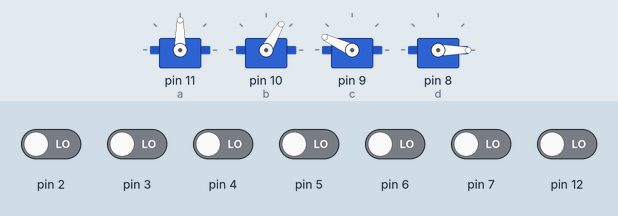
A sketch run on a simulated Arduino Uno, built with avr-gcc and run on an emulated ATmega328P. On the bench: 4 × servo. The inputs (shaded band) are chosen by the test bench; at power-on: pin 2–7, pin 12 LOW.

Above: at 1.2 s.
1.3 s: pin 2 driven HIGH
At 1.8 s:
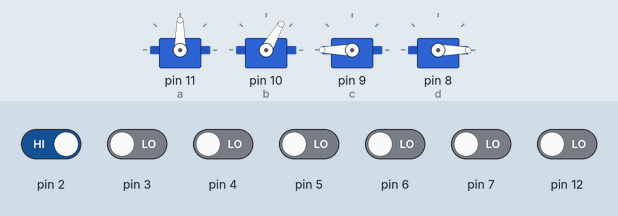
3.0 s: pin 4 driven HIGH
At 5.8 s:
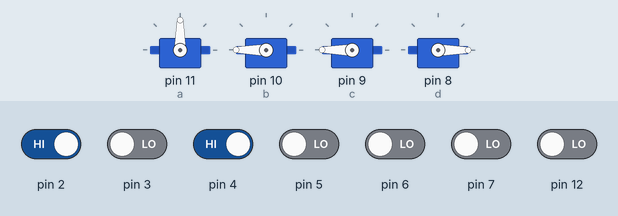
6.0 s: pin 3 driven HIGH
At 6.15 s:
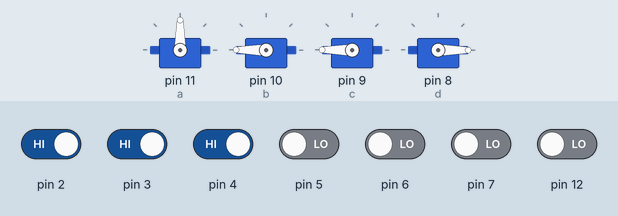
9.0 s: pin 6 driven HIGH
At 9.46 s:
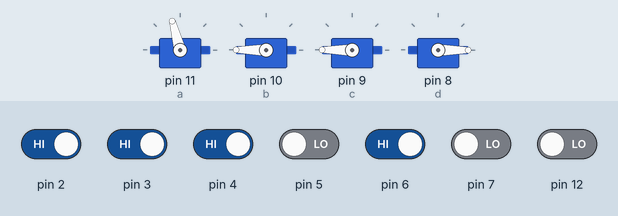
12.0 s: pin 5 driven HIGH
At 12.77 s:
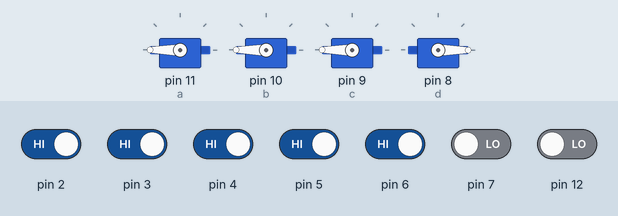
15.0 s: pin 12 driven HIGH
At 15.12 s:
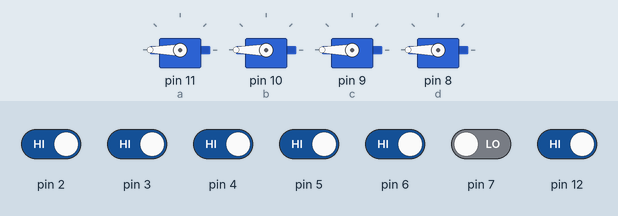
Timing chart, 0 to 19.0 s (numbered marks = the images above; inputs shaded):
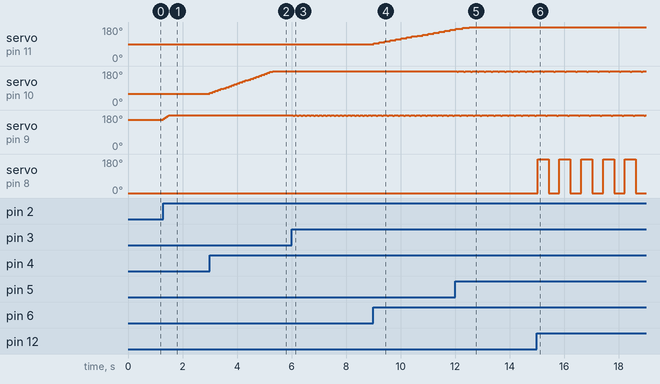

Measured:
- after the input at 1.3 s, servo on pin 9 (c): 155° → 180° at once
- after the input at 3.0 s, servo on pin 10 (b): moves from 60° to 180° over 2.3 s, starting at once
- after the input at 6.0 s, servo on pin 9 (c): alternates 180° for 0.10 s and 175° for 0.05 s, starting after 0.06 s
- after the input at 9.0 s, servo on pin 11 (a): moves from 90° to 165° over 2.8 s, starting at once; servo on pin 9 (c): alternates 180° for 0.15 s and 175° for 0.05 s, starting after 0.11 s
- after the input at 12.0 s, servo on pin 10 (b): alternates 180° for 0.20 s and 175° for 0.05 s, starting after 0.07 s
- after the input at 15.0 s, servo on pin 10 (b): alternates 180° for 0.35 s and 175° for 0.05 s, starting after 0.22 s; servo on pin 9 (c): alternates 180° for 0.35 s and 175° for 0.05 s, starting after 0.32 s; servo on pin 8 (d): alternates 180° for 0.40 s and 0° for 0.40 s, starting at once

The sketch:

robotic_arm.ino
```cpp
//Importing Servo Library for servo motor control
#include <Servo.h>


//Defining Servo Motors
Servo a;
Servo b;
Servo c;
Servo d;


//Storing Positions of Each Servo
int pos = 0;
int servoPos_a = 90;
int servoPos_b = 60;
int servoPos_c = 155;


//Button State variable
int buttonState_a_l;
int buttonState_a_r;

int buttonState_b_l;
int buttonState_b_r;

int buttonState_c_l;
int buttonState_c_r;


void setup() {
  //Attaching Servos to digital pins
  a.attach(11);
  b.attach(10);
  c.attach(9);
  d.attach(8);


  //Attaching buttons to digital pins
  pinMode(2, INPUT);
  pinMode(3, INPUT);
  pinMode(4, INPUT);
  pinMode(5, INPUT);
  pinMode(6, INPUT);
  pinMode(7, INPUT);
  pinMode(12, INPUT);

  //Defining Servos initial position
  a.write(90);
  b.write(60);
  c.write(155);
  d.write(0);
}

void loop() {

  //Getting button state from digital pin
  buttonState_a_l = digitalRead(7);

  //Checking if the button state is high
  if (buttonState_a_l == 1) {
    // variable stroing servo position decreased/increased
    servoPos_a = servoPos_a - 5;

    //if servo position exceeds the max and goes below the min, it'll remain the same
    if (servoPos_a < 0) {
      servoPos_a = 0;
    }

    //writing the position on the servo
    a.write(servoPos_a);
    delay(50);
  }

  buttonState_a_r = digitalRead(6);

  if (buttonState_a_r == 1) {
    servoPos_a = servoPos_a + 5;
    if (servoPos_a > 180) {
      servoPos_a = 180;
    }

    a.write(servoPos_a);
    delay(50);
  }

  buttonState_b_l = digitalRead(5);

  if (buttonState_b_l == 1) {
    servoPos_b = servoPos_b - 5;
    if (servoPos_b < 0) {
      servoPos_b = 0;
    }

    b.write(servoPos_b);
    delay(50);
  }

  buttonState_b_r = digitalRead(4);

  if (buttonState_b_r == 1) {
    servoPos_b = servoPos_b + 5;
    if (servoPos_b > 180) {
      servoPos_b = 180;
    }

    b.write(servoPos_b);
    delay(50);
  }


  buttonState_c_l = digitalRead(3);

  if (buttonState_c_l == 1) {
    servoPos_c = servoPos_c - 5;
    if (servoPos_c < 0) {
      servoPos_c = 0;
    }

    c.write(servoPos_c);
    delay(50);
  }

  buttonState_c_r = digitalRead(2);

  if (buttonState_c_r == 1) {
    servoPos_c = servoPos_c + 5;
    if (servoPos_c > 180) {
      servoPos_c = 180;
    }

    c.write(servoPos_c);
    delay(50);
  }

  //Checking touch sensor
  if (digitalRead(12) == HIGH) {

    //If touch sensor is high and the servo is 180, then it'll be turned to 0 and vica versa
    if (pos == 180) {
      d.write(0);
      pos = 0;
      delay(150);
    } else {
      d.write(180);
      pos = 180;
      delay(150);
    }
  }

}
```
